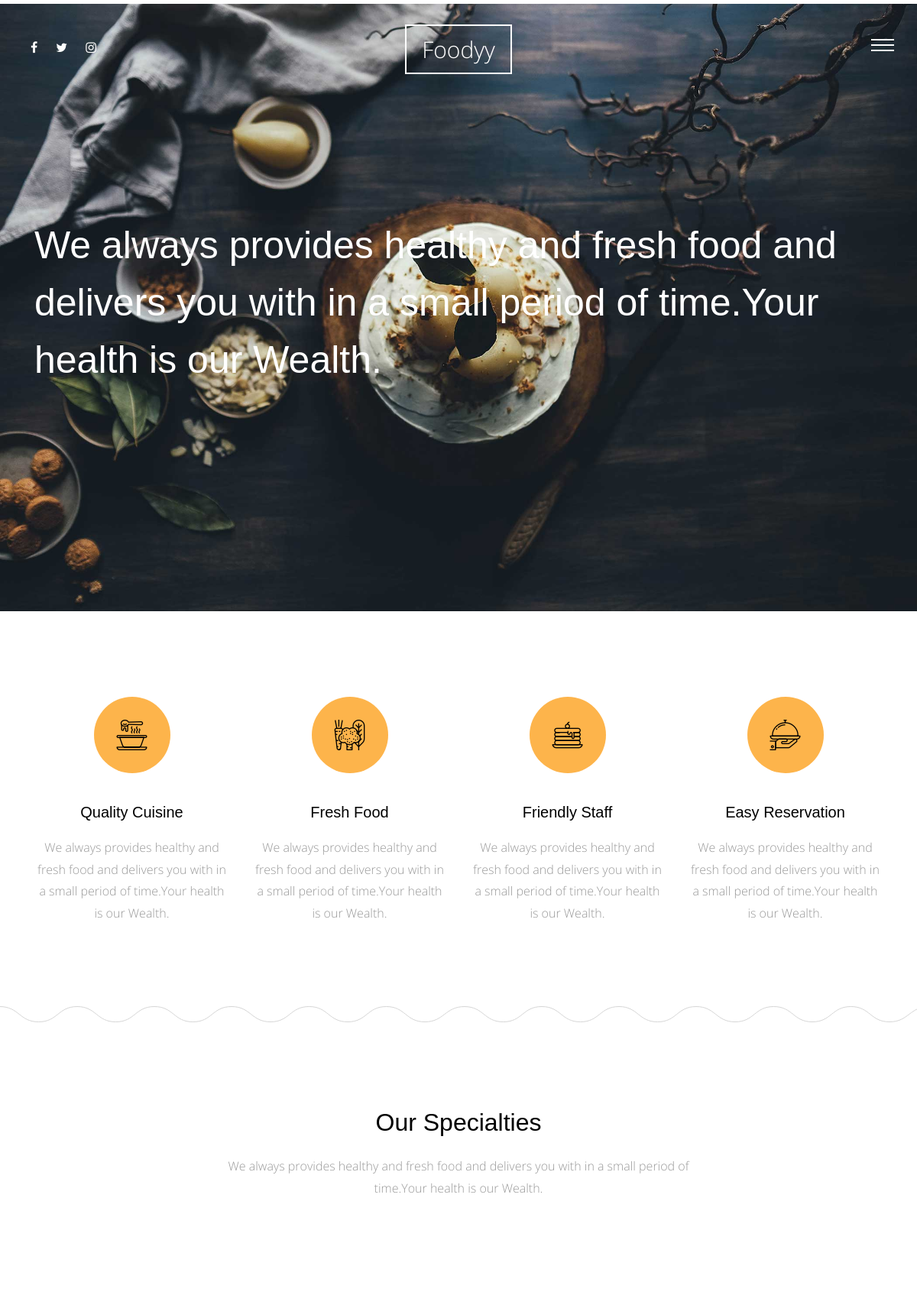
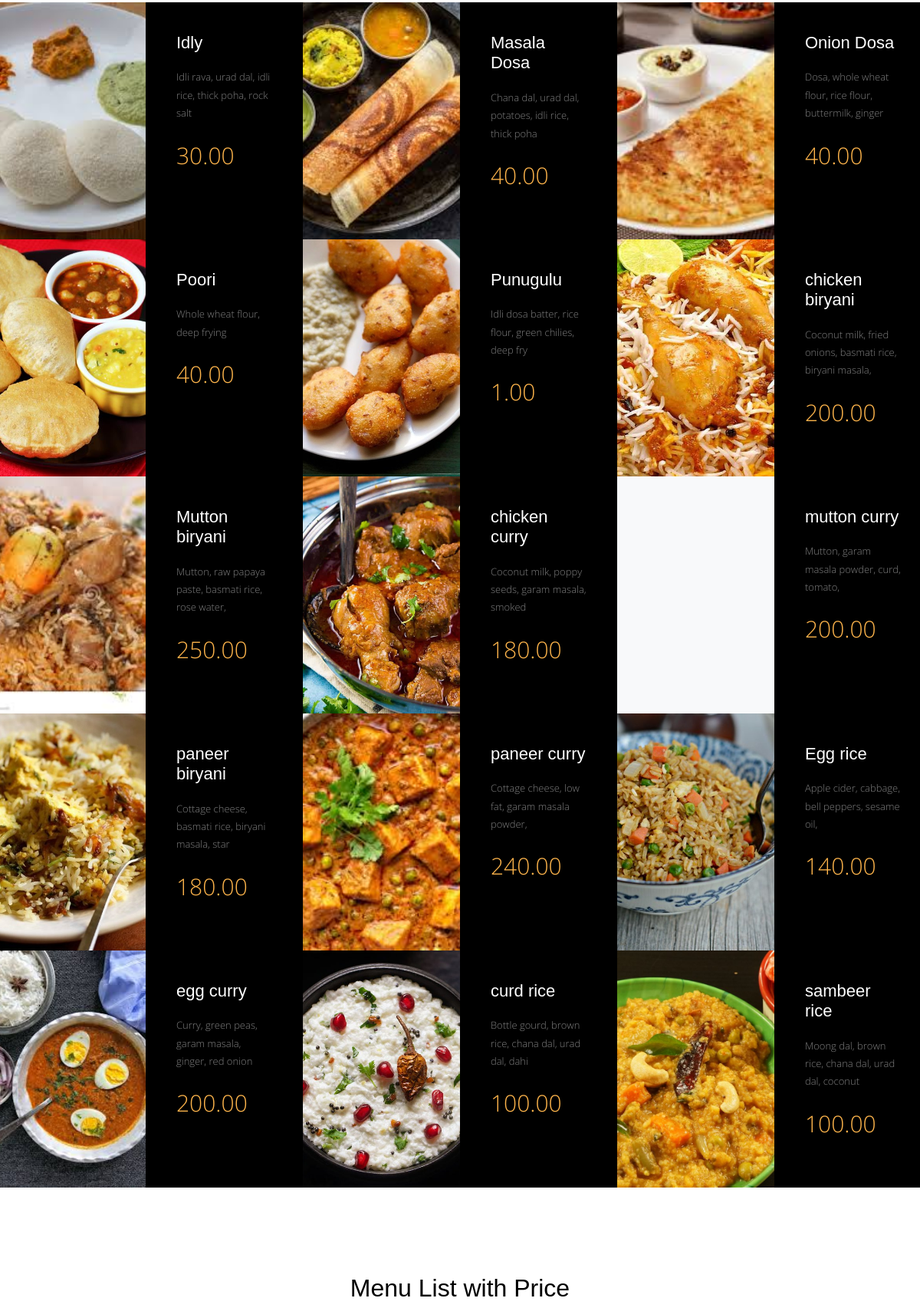
/home/ (upper part), run on the app's committed database (2 pictures, top to bottom).
### firstapp/models.py (models this page shows, shortened)
class Meal(models.Model):
    name=models.CharField(max_length=50)
    description=models.TextField(max_length=500)
    categery=models.ForeignKey('Categery',on_delete=models.SET_NULL, null=True)
    people=models.IntegerField()
    price=models.DecimalField(max_digits=5, decimal_places=2)
    image=models.ImageField(upload_to='firstapp/')
    class Meta:
        verbose_name='meal'
        verbose_name_plural='meals'

### home/views.py (the view)
# urls.py: path('', views.home, name='home'),
def home(request):
    meals=models.Meal.objects.all()
    meallist = models.Meal.objects.all()
    why_choose_us = Why_choose_us.objects.all()
    categeries = models.Categery.objects.all()
    posts=Post.objects.all()
    latest_post=Post.objects.last()
    context={
        'meals':meals,
        'meal_list':meallist,
        'categeries':categeries,
        'posts':posts,
        'latest_post':latest_post,
        'why_choose_us': why_choose_us,
    }
    return render(request,'home/index.html',context)

### firstapp/models.py (called while the page is built)
    def __str__(self):
        return self.name
        return self.name

### home/templates/home/index.html (shortened to what this page needs)
{% extends 'base.html' %}
{% load static %}
{% block body %}
      <div class="main-wrap">
        <div class="cover_1">
          <div class="img_bg" style="background-image: url({% static 'meals/img/slider-1.jpg' %});" data-stellar-background-ratio="0.5">
            <div class="container">
              <div class="row align-items-center">
                <div class="col-md-12" data-aos="fade-up">
                  <h2 class="heading">We always provides healthy and fresh food and delivers you with in a small period of time.Your health is our Wealth.</h2>
                </div>
              </div>
            </div>
          </div>
        </div>
        <div class="section services-section">
          <div class="container">
            <div class="row">
              <div class="col-md-6 col-lg-3" data-aos="fade-up">
                <div class="media feature-icon d-block text-center">
                  <div class="icon">
                    <span class="flaticon-soup"></span>
                  </div>
                  <div class="media-body">
                    <h3>Quality Cuisine</h3>
                    <p>We always provides healthy and fresh food and delivers you with in a small period of time.Your health is our Wealth.</p>
                  </div>
                </div>
              </div>
              <div class="col-md-6 col-lg-3" data-aos="fade-up" data-aos-delay="100">
                <div class="media feature-icon d-block text-center">
                  <div class="icon">
                    <span class="flaticon-vegetables"></span>
                  </div>
                  <div class="media-body">
                    <h3>Fresh Food</h3>
                    <p>We always provides healthy and fresh food and delivers you with in a small period of time.Your health is our Wealth.</p>
                  </div>
                </div>
              </div>
              <div class="col-md-6 col-lg-3" data-aos="fade-up" data-aos-delay="300">
                <div class="media feature-icon d-block text-center">
                  <div class="icon">
                    <span class="flaticon-pancake"></span>
                  </div>
                  <div class="media-body">
                    <h3>Friendly Staff</h3>
                    <p>We always provides healthy and fresh food and delivers you with in a small period of time.Your health is our Wealth.</p>
                  </div>
                </div>
              </div>
              <div class="col-md-6 col-lg-3" data-aos="fade-up" data-aos-delay="500">
                <div class="media feature-icon d-block text-center">
                  <div class="icon">
                    <span class="flaticon-tray"></span>
                  </div>
                  <div class="media-body">
                    <h3>Easy Reservation</h3>
                    <p>We always provides healthy and fresh food and delivers you with in a small period of time.Your health is our Wealth.</p>
                  </div>
                </div>
              </div>
            </div>
          </div>
        </div>
        <div class="section">
          <div class="container">
            <div class="row justify-content-center">
              <div class="col-md-7 text-center"  data-aos="fade-up">
                <h2 class="mb-4">Our Specialties</h2>
                <p class="lead">We always provides healthy and fresh food and delivers you with in a small period of time.Your health is our Wealth.</p>
              </div>
            </div>
          </div>
        </div>
        <div class="section pt-0 pb-0">
          <div class="menus d-flex bg-light">
            {% for meal in meals %}
            <div class="d-flex item">
              <div class="image" style="background-image: url({{meal.image.url}});" data-aos="fade"></div>
              <div class="text">
                <h3>{{meal.name}}</h3>
                <p>{{meal.description|truncatewords:10}}</p>
                <p class="price">{{meal.price}}</p>
              </div>
            </div>
            {% endfor %}
          </div>
        </div>
        <div class="section">
          <div class="container">
            <div class="row justify-content-center">
              <div class="col-md-8" data-aos="fade-up">
                <h2 class="mb-5 text-center">Menu List with Price</h2>
              </div>
            </div>
          </div>
        </div>
      </div>
{% endblock body %}

### static/meals/css/style.css (style rules this page uses)
html { overflow-x: hidden; }
body { background: #fff; font-family: "Open Sans", cursive; font-size: 16px; line-height: 1.8; font-weight: 300; color: #999999; }
h1, h2, h3, h4, h5 { color: #000; font-family: "Playfair Display", Arial, sans-serif; }
.media h3 { font-size: 20px; margin-bottom: 10px; }
.services-section { background: url("../img/curve_line.svg") repeat-x bottom left; }
.lead { font-size: 16px; }
.feature-icon .icon { text-align: center; height: 100px; width: 100px; border-radius: 50%; display: inline-block; position: relative; margin-bottom: 30px; background: #fdb44b; }
.feature-icon .icon > span { color: #000; font-size: 40px; position: absolute; top: 50%; left: 50%; -webkit-transform: translate(-50%, -50%); -ms-transform: translate(-50%, -50%); transform: translate(-50%, -50%); }
.feature-icon h3 { margin-bottom: 20px; }
.section { padding: 7em 0; }
.cover_1 { position: relative; }
.cover_1 .img_bg { background-repeat: no-repeat; background-size: cover !important; background-position: center center; }
.cover_1 .img_bg, .cover_1 .img_bg > .container > .row { min-height: 700px; height: 100vh; }
.cover_1 .heading { color: white; font-weight: 300; font-size: 30px; line-height: 1.5; }
@media (min-width: 768px) { .cover_1 .heading { font-size: 50px; line-height: 1.5; } }
.menus { display: -webkit-box; display: -ms-flexbox; display: flex; -ms-flex-wrap: wrap; flex-wrap: wrap; margin-right: -15px; margin-left: -15px; }
@media (min-width: 576px) { .menus .item { -webkit-box-flex: 0; -ms-flex: 0 0 100%; flex: 0 0 100%; max-width: 100%; } }
@media (min-width: 768px) { .menus .item { -webkit-box-flex: 0; -ms-flex: 0 0 50%; flex: 0 0 50%; max-width: 50%; } }
@media (min-width: 992px) { .menus .item { -webkit-box-flex: 0; -ms-flex: 0 0 50%; flex: 0 0 50%; max-width: 50%; } }
@media (min-width: 1200px) { .menus .item { -webkit-box-flex: 0; -ms-flex: 0 0 33.33333%; flex: 0 0 33.33333%; max-width: 33.33333%; } }
.menus .item .image, .menus .item .text { width: 50%; }
.menus .item .image { background-size: cover; background-position: center center; }
.menus .item .text { padding: 40px; background: #000; }
.menus .item .text h3 { color: #fff; font-size: 22px; margin-bottom: 20px; }
.menus .item .text p { color: #fff; font-size: 13px; opacity: .5; }
.menus .item .text .price { font-size: 30px; color: #fdb44b; opacity: 1; }

### data on the page
Meal: image (picture), name "Idly", description "Idli rava, urad dal, idli rice, thick poha, rock salt", price "30.00"
Meal: image (picture), name "Masala Dosa", description "Chana dal, urad dal, potatoes, idli rice, thick poha", price "40.00"
Meal: image (picture), name "Onion Dosa", description "Dosa, whole wheat flour, rice flour, buttermilk, ginger", price "40.00"
Meal: image (picture), name "Poori", description "Whole wheat flour, deep frying", price "40.00"
Meal: image (picture), name "Punugulu", description "Idli dosa batter, rice flour, green chilies, deep fry", price "1.00"
Meal: image (picture), name "chicken biryani", description "Coconut milk, fried onions, basmati rice, biryani masala,", price "200.00"
Meal: image (picture), name "Mutton biryani", description "Mutton, raw papaya paste, basmati rice, rose water,", price "250.00"
Meal: image (picture), name "chicken curry", description "Coconut milk, poppy seeds, garam masala, smoked", price "180.00"
Meal: name "mutton curry", description "Mutton, garam masala powder, curd, tomato,", price "200.00"
Meal: image (picture), name "paneer biryani", description "Cottage cheese, basmati rice, biryani masala, star", price "180.00"
Meal: image (picture), name "paneer curry", description "Cottage cheese, low fat, garam masala powder,", price "240.00"
Meal: image (picture), name "Egg rice", description "Apple cider, cabbage, bell peppers, sesame oil,", price "140.00"
Meal: image (picture), name "egg curry", description "Curry, green peas, garam masala, ginger, red onion", price "200.00"
Meal: image (picture), name "curd rice", description "Bottle gourd, brown rice, chana dal, urad dal, dahi", price "100.00"
Meal: image (picture), name "sambeer rice", description "Moong dal, brown rice, chana dal, urad dal, coconut", price "100.00"
